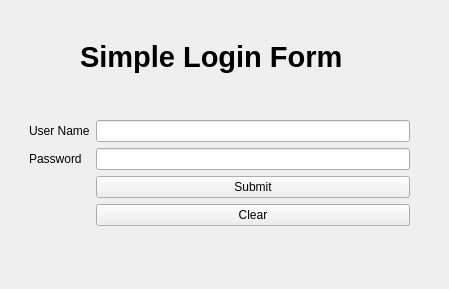
<?xml version="1.0" encoding="UTF-8"?>
<ui version="4.0">
 <class>Form</class>
 <widget class="QWidget" name="Form">
  <property name="geometry">
   <rect>
    <x>0</x>
    <y>0</y>
    <width>449</width>
    <height>289</height>
   </rect>
  </property>
  <property name="windowTitle">
   <string>Form</string>
  </property>
  <widget class="QLabel" name="label">
   <property name="geometry">
    <rect>
     <x>80</x>
     <y>40</y>
     <width>305</width>
     <height>34</height>
    </rect>
   </property>
   <property name="text">
    <string>&lt;html&gt;&lt;head/&gt;&lt;body&gt;&lt;p&gt;&lt;span style=&quot; font-size:22pt; font-weight:700;&quot;&gt;Simple Login Form&lt;/span&gt;&lt;/p&gt;&lt;/body&gt;&lt;/html&gt;</string>
   </property>
  </widget>
  <widget class="QWidget" name="formLayoutWidget">
   <property name="geometry">
    <rect>
     <x>29</x>
     <y>120</y>
     <width>381</width>
     <height>111</height>
    </rect>
   </property>
   <layout class="QFormLayout" name="formLayout">
    <item row="0" column="0">
     <widget class="QLabel" name="label_2">
      <property name="text">
       <string>User Name</string>
      </property>
     </widget>
    </item>
    <item row="0" column="1">
     <widget class="QLineEdit" name="lineEdit"/>
    </item>
    <item row="1" column="0">
     <widget class="QLabel" name="label_3">
      <property name="text">
       <string>Password</string>
      </property>
     </widget>
    </item>
    <item row="1" column="1">
     <widget class="QLineEdit" name="lineEdit_2"/>
    </item>
    <item row="2" column="1">
     <widget class="QPushButton" name="pushButton">
      <property name="text">
       <string>Submit</string>
      </property>
     </widget>
    </item>
    <item row="3" column="1">
     <widget class="QPushButton" name="pushButton_2">
      <property name="text">
       <string>Clear</string>
      </property>
     </widget>
    </item>
   </layout>
  </widget>
 </widget>
 <resources/>
 <connections/>
</ui>
